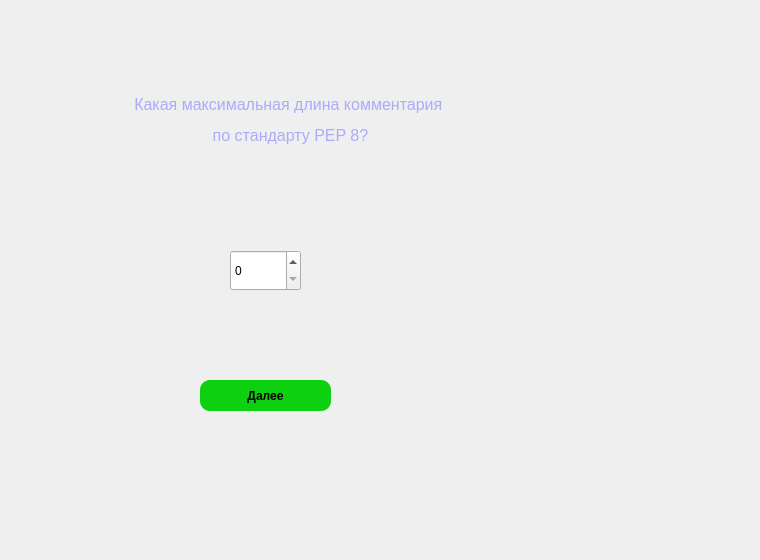
   <widget class="QWidget" name="six_q_window" native="true">
    <property name="geometry">
     <rect>
      <x>0</x>
      <y>100000</y>
      <width>760</width>
      <height>560</height>
     </rect>
    </property>
    <widget class="QLabel" name="label_10">
     <property name="geometry">
      <rect>
       <x>0</x>
       <y>90</y>
       <width>581</width>
       <height>61</height>
      </rect>
     </property>
     <property name="font">
      <font>
       <pointsize>12</pointsize>
      </font>
     </property>
     <property name="styleSheet">
      <string notr="true">color: rgb(170, 170, 255);</string>
     </property>
     <property name="text">
      <string>&lt;html&gt;&lt;head/&gt;&lt;body&gt;&lt;p align=&quot;center&quot;&gt;Какая максимальная длина комментария &lt;/p&gt;&lt;p align=&quot;center&quot;&gt;по стандарту PEP 8?&lt;/p&gt;&lt;/body&gt;&lt;/html&gt;</string>
     </property>
    </widget>
    <widget class="QSpinBox" name="spinBox">
     <property name="geometry">
      <rect>
       <x>230</x>
       <y>250</y>
       <width>71</width>
       <height>41</height>
      </rect>
     </property>
    </widget>
    <widget class="QPushButton" name="pushButton_5">
     <property name="geometry">
      <rect>
       <x>200</x>
       <y>380</y>
       <width>131</width>
       <height>31</height>
      </rect>
     </property>
     <property name="font">
      <font>
       <weight>75</weight>
       <bold>true</bold>
      </font>
     </property>
     <property name="styleSheet">
      <string notr="true">QPushButton {
	background-color: rgb(13, 208, 16);
	color: black;
	border-radius: 10;
}

QPushButton:pressed {
	background-color: rgb(12, 184, 12);
}</string>
     </property>
     <property name="text">
      <string>Далее</string>
     </property>
    </widget>
   </widget>
